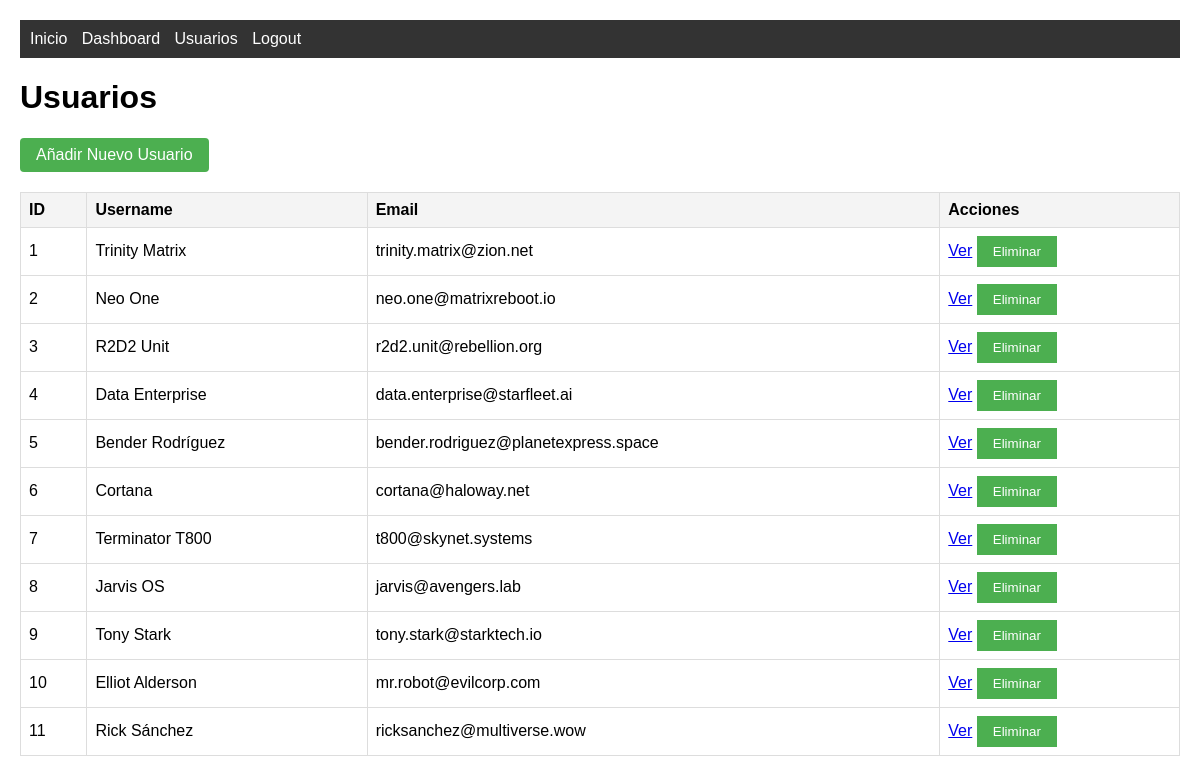
Page /users/view (signed in) on the committed database.
### tables this page shows
CREATE TABLE "users" (
	"id"	INTEGER,
	"username"	TEXT NOT NULL,
	"email"	TEXT NOT NULL UNIQUE,
	"password"	TEXT NOT NULL DEFAULT 1234,
	PRIMARY KEY("id" AUTOINCREMENT)
);

### routes.py (the view)
    @app.route('/users/view')
    @login_required
    def list_users_view():
        users = get_users()
        return render_template('users.html', users=users)

### app.py (called while the page is built)
@login_manager.user_loader
def load_user(user_id):
    return get_user_by_id(user_id)

### models.py (called while the page is built)
def get_db_connection():
    conn = sqlite3.connect(table_name)
    conn.row_factory = sqlite3.Row  # Para obtener resultados como diccionarios y nos deja acceder por nombre de la columnauser['username'] en vez de por id user[0]
    return conn

def get_users():
    conn = get_db_connection()  # Uso de la función de conexión con el concepto de segmentación de código
    cursor = conn.cursor()
    cursor.execute('SELECT * FROM users')
    users = cursor.fetchall()
    conn.close()
    return users

def get_user_by_id(user_id):
    conn = get_db_connection()
    cursor = conn.cursor()
    cursor.execute('SELECT * FROM users WHERE id = ?', (user_id,))
    user_data = cursor.fetchone()
    conn.close()
    if user_data:
        return User(
            id=user_data['id'],
            username=user_data['username'],
            email=user_data['email'],
            password=user_data['password']
        )
    return None

### templates/users.html (shortened to what this page needs)
{% extends 'base.html' %}
{% block content %}
    <h1>Usuarios</h1>
    <div class="actions-top">
        <a href="{{ url_for('add_user_view') }}" class="button">Añadir Nuevo Usuario</a>
    </div>
    <table>
        <thead>
            <tr>
                <th>ID</th>
                <th>Username</th>
                <th>Email</th>
                <th>Acciones</th>
            </tr>
        </thead>
        <tbody>
            {% for user in users %}
            <tr>
                <td>{{ user.id }}</td>
                <td>{{ user.username }}</td>
                <td>{{ user.email }}</td>
                <td>
                    <a href="{{ url_for('view_user', user_id=user.id) }}">Ver</a>
                    <button data-user-id="{{ user.id }}" class="delete-btn">Eliminar</button>
                </td>
            </tr>
            {% endfor %}
        </tbody>
    </table>
{% endblock %}

### static/css/style.css (style rules this page uses)
body { font-family: Arial, sans-serif; margin: 0; padding: 20px; }
table { width: 100%; border-collapse: collapse; margin-bottom: 20px; }
th, td { border: 1px solid #ddd; padding: 8px; text-align: left; }
th { background-color: #f4f4f4; }
button { padding: 8px 16px; background-color: #4CAF50; color: white; border: none; cursor: pointer; }
.actions-top { margin-bottom: 20px; }
.button { padding: 8px 16px; background-color: #4CAF50; color: white; text-decoration: none; border-radius: 4px; display: inline-block; }

### rows in the picture
users: id "1", username "Trinity Matrix", email "trinity.matrix@zion.net"
users: id "2", username "Neo One", email "neo.one@matrixreboot.io"
users: id "3", username "R2D2 Unit", email "r2d2.unit@rebellion.org"
users: id "4", username "Data Enterprise", email "data.enterprise@starfleet.ai"
users: id "5", username "Bender Rodríguez", email "bender.rodriguez@planetexpress.space"
users: id "6", username "Cortana", email "cortana@haloway.net"
users: id "7", username "Terminator T800", email "t800@skynet.systems"
users: id "8", username "Jarvis OS", email "jarvis@avengers.lab"
users: id "9", username "Tony Stark", email "tony.stark@starktech.io"
users: id "10", username "Elliot Alderson", email "mr.robot@evilcorp.com"
users: id "11", username "Rick Sánchez", email "ricksanchez@multiverse.wow"
